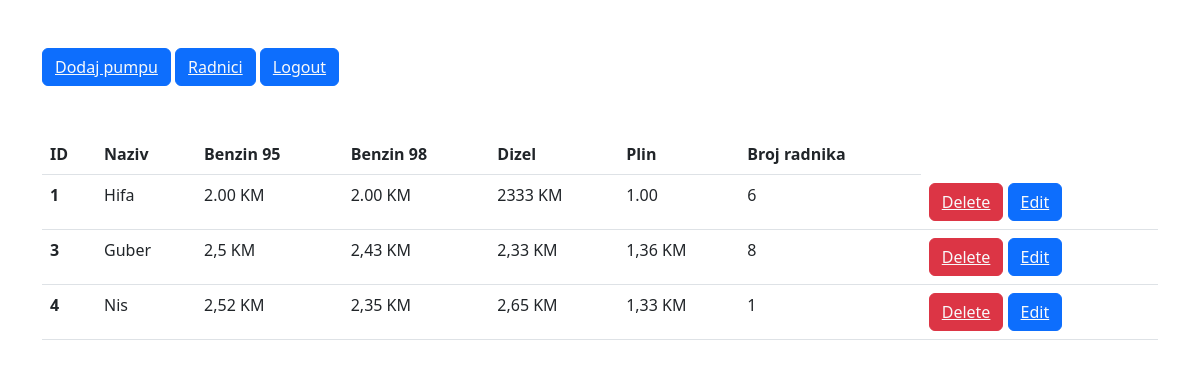
The app's page /station.php with its own data.
### tables this page shows
CREATE TABLE `pumpe` (
  `id` int(11) NOT NULL,
  `naziv` varchar(255) NOT NULL,
  `benzin95_cijena` varchar(255) NOT NULL,
  `benzin98_cijena` varchar(255) NOT NULL,
  `dizel_cijena` varchar(255) NOT NULL,
  `plin_cijena` varchar(255) NOT NULL,
  `broj_radnika` int(11) NOT NULL
);

### station.php (the view, shortened to what this page needs)
<?php
include 'includes/db.php';
?>
<!DOCTYPE html>
<html lang="en">
<head>
    <link href="https://cdn.jsdelivr.net/npm/bootstrap@5.2.3/dist/css/bootstrap.min.css" rel="stylesheet">
</head>
<body>
    <div class="container">
        <button class="btn btn-primary my-5"><a href="station/add.php" class="text-light">Dodaj pumpu</a></button>
        <button class="btn btn-primary my-5"><a href="admin.php" class="text-light">Radnici</a></button>
        <table class="table">
            <thead>
                <tr>
                    <th scope="col">ID</th>
                    <th scope="col">Naziv</th>
                    <th scope="col">Benzin 95</th>
                    <th scope="col">Benzin 98</th>
                    <th scope="col">Dizel</th>
                    <th scope="col">Plin</th>
                    <th scope="col">Broj radnika</th>
                </tr>
            </thead>
            <tbody>
                <?php
                $sql = "SELECT p.id, p.naziv, p.benzin95_cijena, p.benzin98_cijena, p.dizel_cijena, p.plin_cijena, COUNT(r.id) as broj_radnika
                FROM pumpe p
                LEFT JOIN radnici r ON p.naziv = r.naziv_pumpe
                GROUP BY p.id";
                $result = mysqli_query($conn, $sql);
                if ($result) {
                    while ($row = mysqli_fetch_assoc($result)) {
                        $id = $row['id'];
                        $naziv = $row['naziv'];
                        $benzin95 = $row['benzin95_cijena'];
                        $benzin98 = $row['benzin98_cijena'];
                        $dizel = $row['dizel_cijena'];
                        $plin = $row['plin_cijena'];
                        $broj_radnika = $row['broj_radnika'];
                        echo ' <tr>
                        <th scope="row">' . $id . '</th>
                        <td>' . $naziv . '</td>
                        <td>' . $benzin95 . '</td>
                        <td>' . $benzin98 . '</td>
                        <td>' . $dizel . '</td>
                        <td>' . $plin . '</td>
                        <td>' . $broj_radnika . '</td>
                        <td>
                             <button class="btn btn-danger"><a href="station/delete.php?deleteid=' . $id . '" class="text-light">Delete</a></button>
                            <button class="btn btn-primary"><a href="station/edit.php?editid=' . $id . '" class="text-light">Edit</a></button>
                        </td>
                    </tr>';
                    }
                }
                ?>
                <button class="btn btn-primary my-5"><a href="logout.php" class="text-light">Logout</a></button>
            </tbody>
        </table>
    </div>
</body>
</html>

### records on screen
pumpe: id "1", naziv "Hifa", benzin95_cijena "2.00 KM", benzin98_cijena "2.00 KM", dizel_cijena "2333 KM", plin_cijena "1.00", broj_radnika "6"
pumpe: id "3", naziv "Guber", benzin95_cijena "2,5 KM", benzin98_cijena "2,43 KM", dizel_cijena "2,33 KM", plin_cijena "1,36 KM", broj_radnika "8"
pumpe: id "4", naziv "Nis", benzin95_cijena "2,52 KM", benzin98_cijena "2,35 KM", dizel_cijena "2,65 KM", plin_cijena "1,33 KM", broj_radnika "1"
